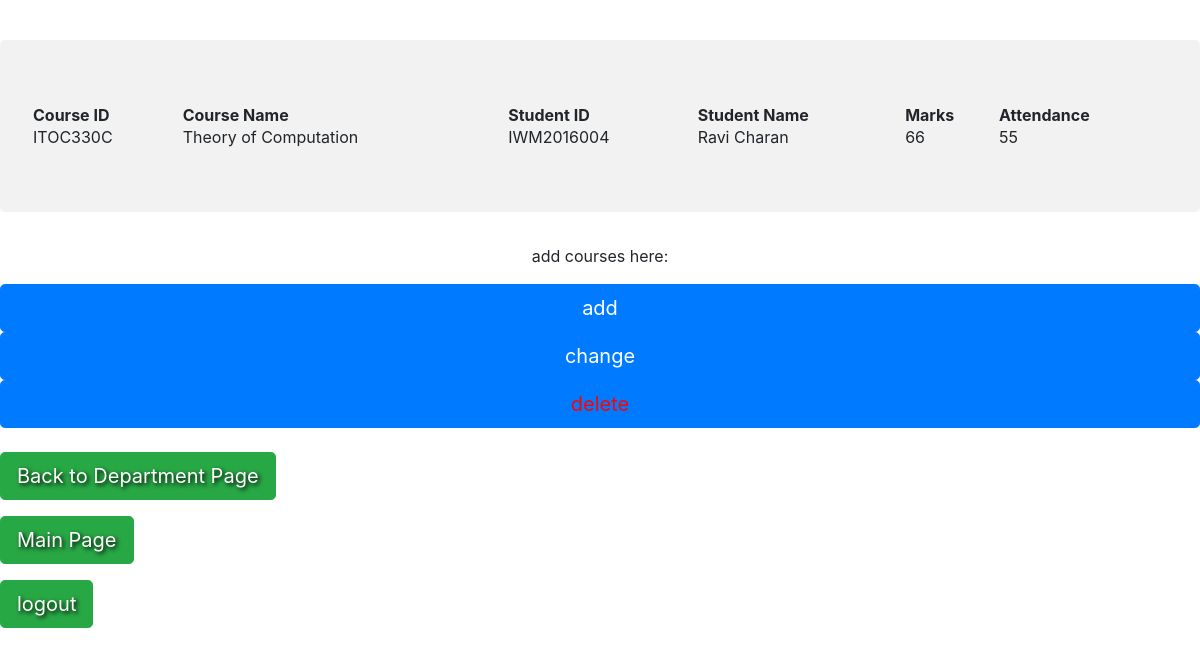
Before: /showAllStudentCourses (signed in) with the older database file.
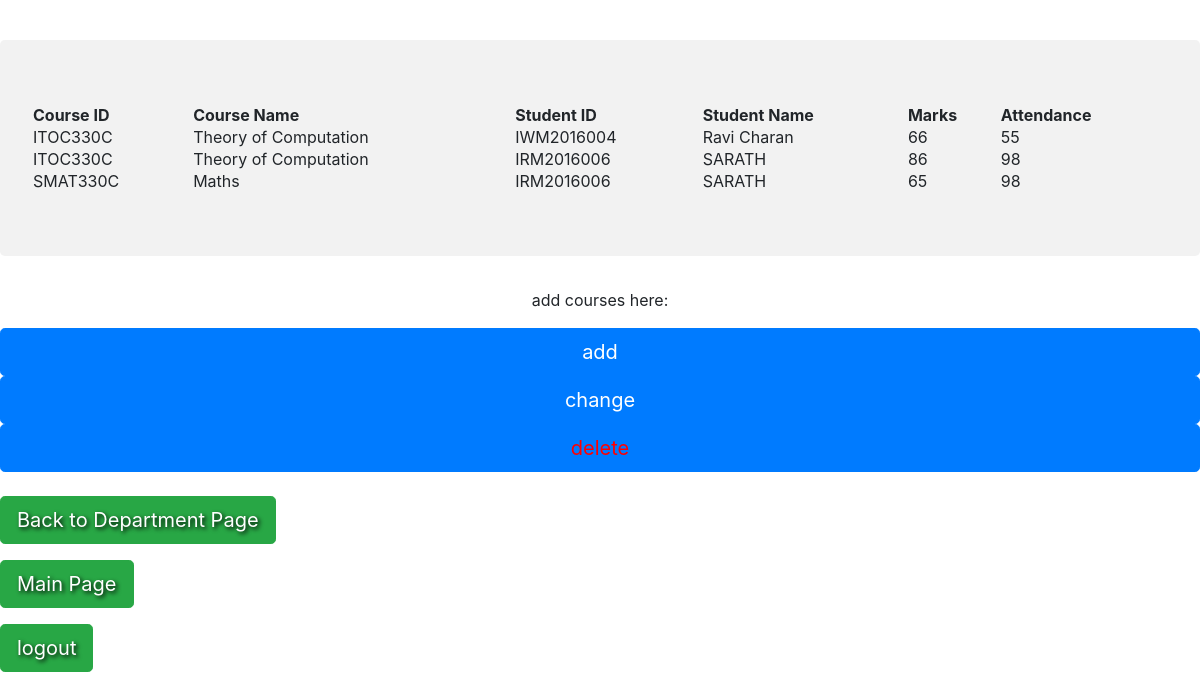
After: the same page with the newer database file.
### models.py (models this page shows, shortened)
class StudentCourse(Base):
    __tablename__='studentCourses'
    courseID = db.Column(db.String(50),ForeignKey('Courses.courseID'),primary_key=True,unique=False)
    courseName =  db.Column(db.String(50),unique=False)
    studentID =  db.Column(db.String(50),ForeignKey('Students.ID'),primary_key=True,unique=False)
    studentName =  db.Column(db.String(50),unique=False)
    marks = db.Column(db.Integer(),unique=False)
    attendance = db.Column(db.Integer(),unique=False)
    Courses = relationship("Course")
    Students = relationship("Student")

### app.py (the view)
@app.route('/showAllStudentCourses',methods=['POST','GET'])
def showAllStudentCourses():
    if request.method == 'GET' and session['inputName']:
        studcours = StudentCourse.query.all()
        return render_template('studentcourse.html', studcours=studcours)

### templates/studentcourse.html (shortened to what this page needs)
  <link href="http://getbootstrap.com/dist/css/bootstrap.min.css" rel="stylesheet">
    <link href="http://getbootstrap.com/examples/jumbotron-narrow/jumbotron-narrow.css" rel="stylesheet">
    <link href="../static/signup.css" rel="stylesheet">
 <div class="jumbotron" style="background-color: rgba(128,128,128,0.1)" >
 <table style = "width: 100%">
  <tr>
    <th>Course ID</th>
    <th>Course Name</th>
    <th>Student ID</th>
    <th>Student Name</th>
    <th>Marks</th>
    <th>Attendance</th>
  </tr>
  {% for item in studcours %}
  <tr>
        <td>{{ item['courseID'] }} </td>
        <td>{{ item['courseName'] }} </td>
        <td>{{ item['studentID'] }} </td>
        <td>{{ item['studentName'] }} </td>
        <td>{{ item['marks'] }} </td>
        <td>{{ item['attendance'] }} </td>
    </tr>
{% endfor %}
</table>
</div>
<p class="pull-right"><center>add courses here:</center></p>
    <a href="{{ url_for('editStudentCourses') }}"><input type="submit" value="add" class="btn btn-primary btn-lg btn-block"></a>
    <a href="{{ url_for('changeStudentCourses') }}"><input type="submit" value="change" class="btn btn-primary btn-lg btn-block"></a>
     <a href="{{ url_for('deleteStudentCourses') }}"><input type="submit" style="color: red" value="delete" class="btn btn-primary btn-lg btn-block"></a>
<p style="text-shadow: 2px 2px 4px #000000;"><a class="btn btn-lg btn-success" href="{{ url_for('showDepartments') }}" role="button">Back to Department Page</a>
            </p>
    <p style="text-shadow: 2px 2px 4px #000000;"><a class="btn btn-lg btn-success" href="{{ url_for('main') }}" role="button">Main Page</a>
   <p style="text-shadow: 2px 2px 4px #000000;"><a class="btn btn-lg btn-success" href="{{ url_for('logout') }}" role="button">logout</a>
            </p>

Changed rows visible on the page:
added StudentCourse: courseID "ITOC330C", courseName "Theory of Computation", studentID "IRM2016006", studentName "SARATH", marks "86", attendance "98"
added StudentCourse: courseID "SMAT330C", courseName "Maths", studentID "IRM2016006", studentName "SARATH", marks "65", attendance "98"
